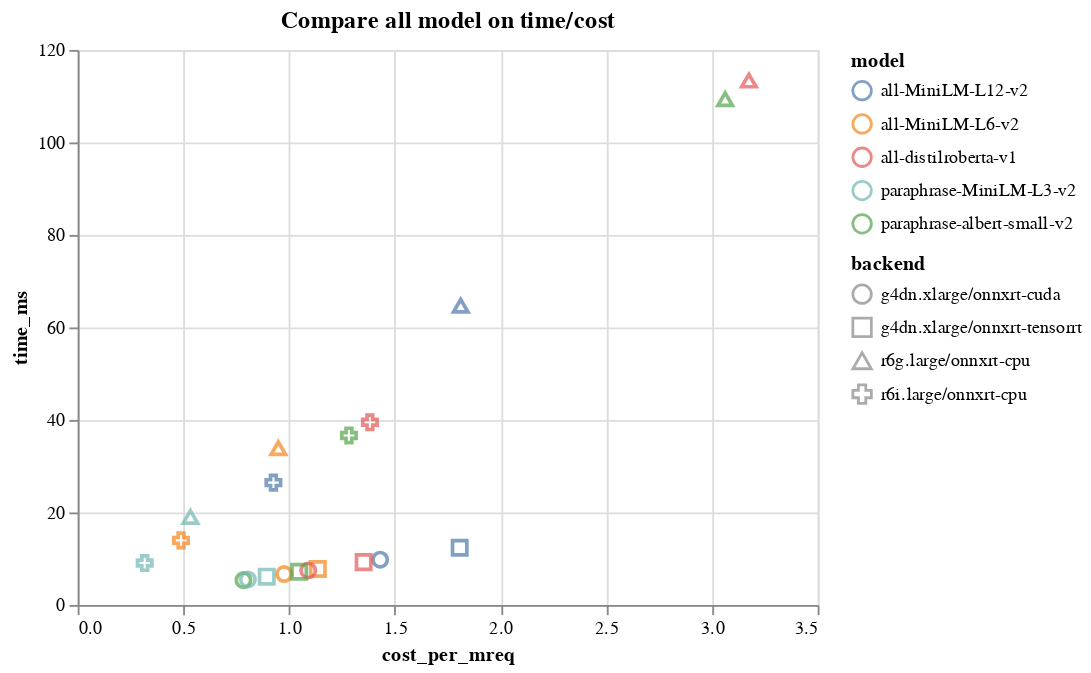

The code cell stored with this chart in its notebook:
### Code cell
alt.Chart(df).mark_point(size=60).encode(
    x='cost_per_mreq',
    y='time_ms',
    color='model',
    shape='backend',
).properties(title='Compare all model on time/cost')

### Figure 1 — Vega-Lite specification as saved in the notebook (floating-point values rounded to 4 significant figures)
{"$schema": "https://vega.github.io/schema/vega-lite/v4.17.0.json", "config": {"view": {"continuousHeight": 300, "continuousWidth": 400}}, "data": {"name": "data-18e89c4fcecf6bf06649a40d648a177b"}, "datasets": {"data-18e89c4fcecf6bf06649a40d648a177b": [{"backend": "r6i.large/onnxrt-cpu", "cost_per_mreq": 0.9257, "model": "all-MiniLM-L12-v2", "time_ms": 26.45}, {"backend": "r6g.large/onnxrt-cpu", "cost_per_mreq": 1.812, "model": "all-MiniLM-L12-v2", "time_ms": 64.7}, {"backend": "g4dn.xlarge/onnxrt-cuda", "cost_per_mreq": 1.431, "model": "all-MiniLM-L12-v2", "time_ms": 9.791}, {"backend": "g4dn.xlarge/onnxrt-tensorrt", "cost_per_mreq": 1.807, "model": "all-MiniLM-L12-v2", "time_ms": 12.36}, {"backend": "r6i.large/onnxrt-cpu", "cost_per_mreq": 0.4887, "model": "all-MiniLM-L6-v2", "time_ms": 13.96}, {"backend": "r6g.large/onnxrt-cpu", "cost_per_mreq": 0.949, "model": "all-MiniLM-L6-v2", "time_ms": 33.89}, {"backend": "g4dn.xlarge/onnxrt-cuda", "cost_per_mreq": 0.9763, "model": "all-MiniLM-L6-v2", "time_ms": 6.682}, {"backend": "g4dn.xlarge/onnxrt-tensorrt", "cost_per_mreq": 1.136, "model": "all-MiniLM-L6-v2", "time_ms": 7.773}, {"backend": "r6i.large/onnxrt-cpu", "cost_per_mreq": 1.382, "model": "all-distilroberta-v1", "time_ms": 39.49}, {"backend": "r6g.large/onnxrt-cpu", "cost_per_mreq": 3.175, "model": "all-distilroberta-v1", "time_ms": 113.4}, {"backend": "g4dn.xlarge/onnxrt-cuda", "cost_per_mreq": 1.09, "model": "all-distilroberta-v1", "time_ms": 7.462}, {"backend": "g4dn.xlarge/onnxrt-tensorrt", "cost_per_mreq": 1.353, "model": "all-distilroberta-v1", "time_ms": 9.257}, {"backend": "r6i.large/onnxrt-cpu", "cost_per_mreq": 1.283, "model": "paraphrase-albert-small-v2", "time_ms": 36.65}, {"backend": "r6g.large/onnxrt-cpu", "cost_per_mreq": 3.062, "model": "paraphrase-albert-small-v2", "time_ms": 109.4}, {"backend": "g4dn.xlarge/onnxrt-cuda", "cost_per_mreq": 0.784, "model": "paraphrase-albert-small-v2", "time_ms": 5.366}, {"backend": "g4dn.xlarge/onnxrt-tensorrt", "cost_per_mreq": 1.047, "model": "paraphrase-albert-small-v2", "time_ms": 7.169}, {"backend": "r6i.large/onnxrt-cpu", "cost_per_mreq": 0.3168, "model": "paraphrase-MiniLM-L3-v2", "time_ms": 9.051}, {"backend": "r6g.large/onnxrt-cpu", "cost_per_mreq": 0.5332, "model": "paraphrase-MiniLM-L3-v2", "time_ms": 19.04}, {"backend": "g4dn.xlarge/onnxrt-cuda", "cost_per_mreq": 0.805, "model": "paraphrase-MiniLM-L3-v2", "time_ms": 5.51}, {"backend": "g4dn.xlarge/onnxrt-tensorrt", "cost_per_mreq": 0.8942, "model": "paraphrase-MiniLM-L3-v2", "time_ms": 6.12}]}, "encoding": {"color": {"field": "model", "type": "nominal"}, "shape": {"field": "backend", "type": "nominal"}, "x": {"field": "cost_per_mreq", "type": "quantitative"}, "y": {"field": "time_ms", "type": "quantitative"}}, "mark": {"size": 60, "type": "point"}, "title": "Compare all model on time/cost"}
